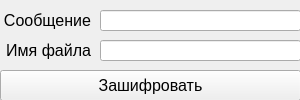
<?xml version="1.0" encoding="UTF-8"?>
<ui version="4.0">
 <class>Form</class>
 <widget class="QWidget" name="Form">
  <property name="geometry">
   <rect>
    <x>0</x>
    <y>0</y>
    <width>300</width>
    <height>100</height>
   </rect>
  </property>
  <property name="minimumSize">
   <size>
    <width>300</width>
    <height>100</height>
   </size>
  </property>
  <property name="maximumSize">
   <size>
    <width>300</width>
    <height>100</height>
   </size>
  </property>
  <property name="font">
   <font>
    <pointsize>12</pointsize>
   </font>
  </property>
  <property name="windowTitle">
   <string>Шифрование сообщений</string>
  </property>
  <widget class="QLabel" name="label">
   <property name="geometry">
    <rect>
     <x>0</x>
     <y>10</y>
     <width>91</width>
     <height>21</height>
    </rect>
   </property>
   <property name="text">
    <string>Сообщение</string>
   </property>
   <property name="alignment">
    <set>Qt::AlignmentFlag::AlignRight|Qt::AlignmentFlag::AlignTrailing|Qt::AlignmentFlag::AlignVCenter</set>
   </property>
  </widget>
  <widget class="QLabel" name="label_2">
   <property name="geometry">
    <rect>
     <x>0</x>
     <y>40</y>
     <width>91</width>
     <height>21</height>
    </rect>
   </property>
   <property name="text">
    <string>Имя файла</string>
   </property>
   <property name="alignment">
    <set>Qt::AlignmentFlag::AlignRight|Qt::AlignmentFlag::AlignTrailing|Qt::AlignmentFlag::AlignVCenter</set>
   </property>
  </widget>
  <widget class="QLineEdit" name="message_input">
   <property name="geometry">
    <rect>
     <x>100</x>
     <y>10</y>
     <width>201</width>
     <height>21</height>
    </rect>
   </property>
  </widget>
  <widget class="QLineEdit" name="filename_input">
   <property name="geometry">
    <rect>
     <x>100</x>
     <y>40</y>
     <width>201</width>
     <height>21</height>
    </rect>
   </property>
   <property name="inputMask">
    <string/>
   </property>
  </widget>
  <widget class="QPushButton" name="pushButton">
   <property name="geometry">
    <rect>
     <x>0</x>
     <y>70</y>
     <width>301</width>
     <height>31</height>
    </rect>
   </property>
   <property name="minimumSize">
    <size>
     <width>9</width>
     <height>9</height>
    </size>
   </property>
   <property name="maximumSize">
    <size>
     <width>999999</width>
     <height>9999</height>
    </size>
   </property>
   <property name="text">
    <string>Зашифровать</string>
   </property>
  </widget>
 </widget>
 <resources/>
 <connections/>
</ui>
